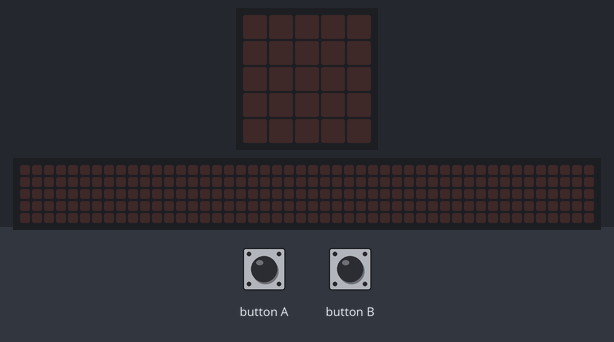
Bench run of a program on a simulated BBC micro:bit (MakeCode). Parts: the board's 5×5 LED display, a strip that is not on the board, showing the scrolling text unrolled. The inputs (shaded band) are chosen by the test bench. Random numbers come from a fixed seed; the 48×5 strip is a reading aid, not a part: it shows the text the display is scrolling, unrolled, one strip-width of it at a time.

Above: at 1.2 s.
1.3 s: button A pressed for 0.15 s
At 1.52 s:
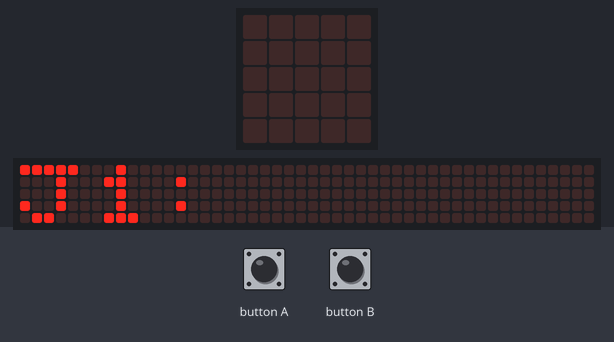
4.3 s: button B pressed for 0.15 s
At 8.9 s:
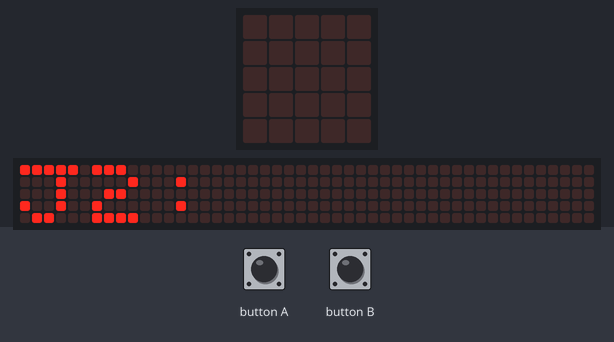
10.4 s: button A pressed for 0.15 s
At 14.37 s:
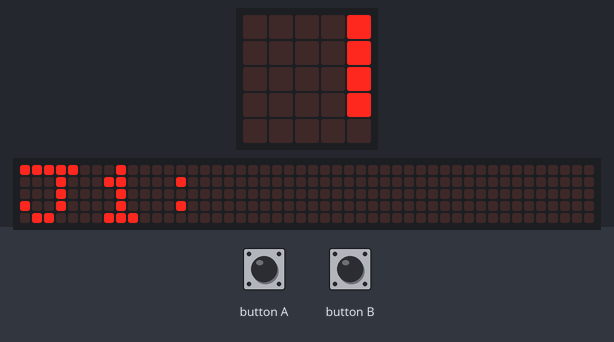
16.5 s: button B pressed for 0.15 s
At 24.2 s:
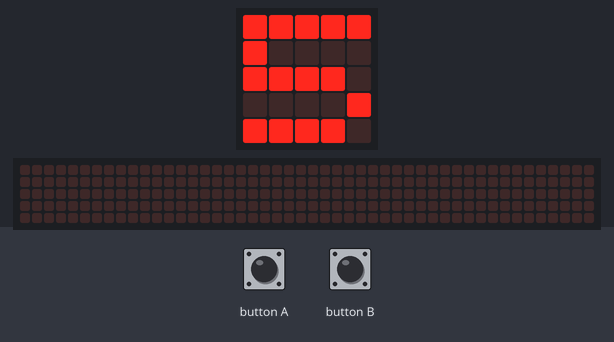

Measured:
- after the input at 1.3 s, the display: changes after 0.15 s (image 1)
- what the display in image 2 shows lasts 0.7 s, from 8.7 s to 9.4 s

The program:

main.ts
```typescript
let nombre1 = 0
let nombre2 = 0
// Premier joueur (bouton A)
input.onButtonPressed(Button.A, function () {
    nombre1 = Math.randomRange(1, 50)
    basic.showString("J1:")
    basic.showNumber(nombre1)
    basic.pause(500)
    // Vérifier si le nombre est pair
    if (nombre1 % 2 == 0) {
        basic.showIcon(IconNames.Happy)
    } else {
        basic.showIcon(IconNames.Sad)
    }
    basic.pause(1000)
    basic.clearScreen()
})
// Deuxième joueur (bouton B)
input.onButtonPressed(Button.B, function () {
    nombre2 = Math.randomRange(1, 50)
    basic.showString("J2:")
    basic.showNumber(nombre2)
    basic.pause(500)
    // Vérifier si le nombre est pair
    if (nombre2 % 2 == 0) {
        basic.showIcon(IconNames.Happy)
    } else {
        basic.showIcon(IconNames.Sad)
    }
    basic.pause(1000)
    basic.clearScreen()
})
```

test.ts
```typescript
// les tests vont ici ; cela ne sera pas compilé si ce paquet est utilisé en tant qu'extension.
```
